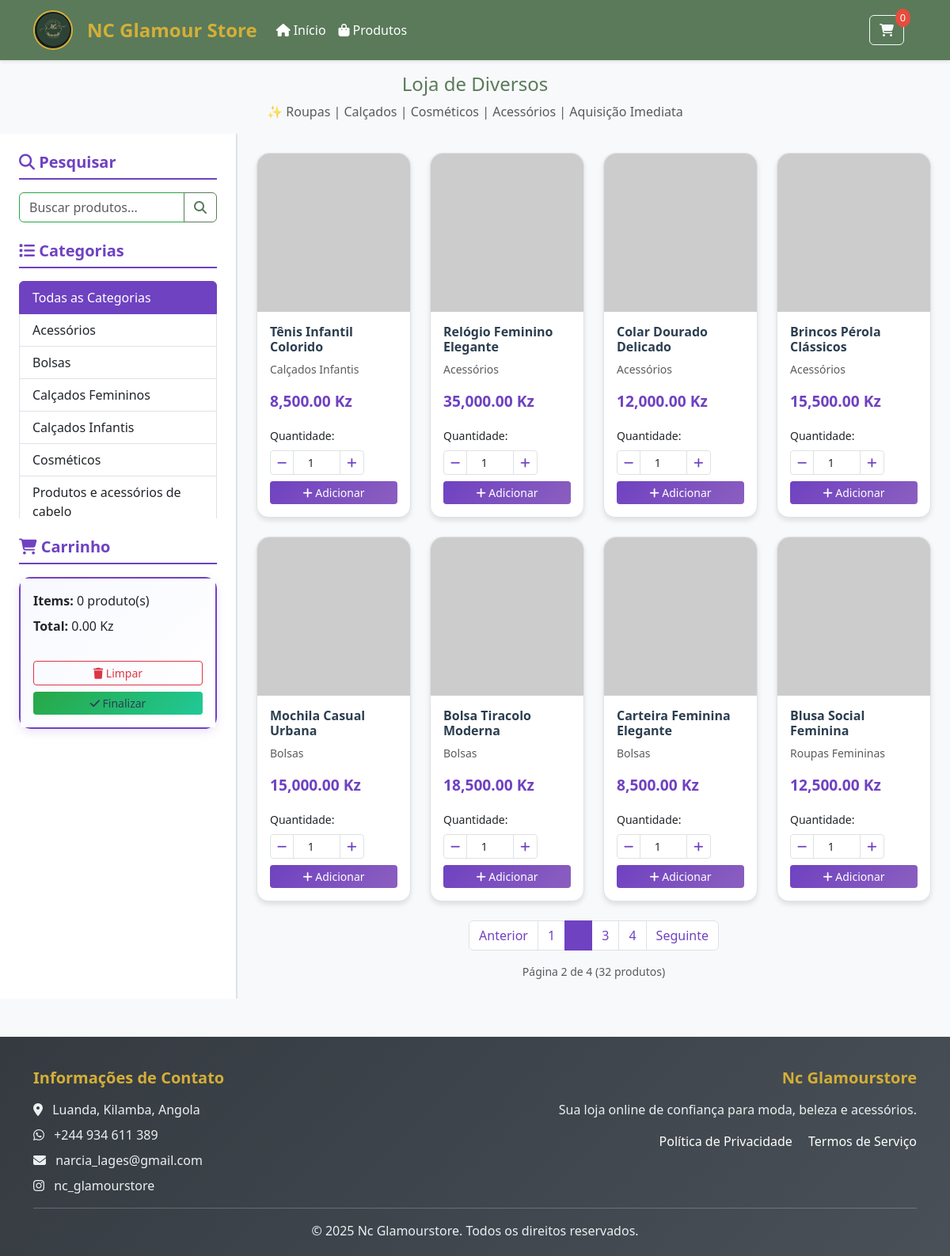
Page /?page=2&search=&category= on the committed database.
### models.py (models this page shows)
class Product(db.Model):
    __tablename__ = 'products'
    id = db.Column(db.Integer, primary_key=True)
    name = db.Column(db.String(200), nullable=False)
    price = db.Column(db.Numeric(10, 2), nullable=False)
    category = db.Column(db.String(100), nullable=False)
    image_url = db.Column(db.String(500))
    description = db.Column(Text)
    stock_quantity = db.Column(db.Integer, default=0)
    is_active = db.Column(db.Boolean, default=True)
    created_at = db.Column(db.DateTime, default=datetime.utcnow)
    updated_at = db.Column(db.DateTime, default=datetime.utcnow, onupdate=datetime.utcnow)

### routes.py (the view, shortened to what this page needs)
@app.route('/')
def index():
    search_query = request.args.get('search', '').lower()
    category_filter = request.args.get('category', '')
    page = request.args.get('page', 1, type=int)
    per_page = 8  # 8 products per page
    db_products = get_products()
    filtered_products = []
    for p in db_products:
        if p['is_active']:  # Only show active products
            product = {
                'id': p['id'],
                'name': p['name'],
                'price': p['price'],
                'category': p['category'],
                'image': p['image_url'] if p['image_url'] else 'https://via.placeholder.com/300x250?text=Sem+Imagem',
                'stock_quantity': p['stock_quantity']
            }
            filtered_products.append(product)
    if search_query:
        filtered_products = [p for p in filtered_products if search_query in p['name'].lower()]
    if category_filter:
        filtered_products = [p for p in filtered_products if p['category'] == category_filter]
    total_products = len(filtered_products)
    total_pages = (total_products + per_page - 1) // per_page
    start_index = (page - 1) * per_page
    end_index = start_index + per_page
    paginated_products = filtered_products[start_index:end_index]
    cart_total = 0
    cart_count = 0
    cart_items = []
    return render_template('index.html',
                         products=paginated_products,
                         categories=CATEGORIES,
                         cart_total=cart_total,
                         cart_count=cart_count,
                         cart_items=cart_items,
                         current_search=request.args.get('search', ''),
                         current_category=category_filter,
                         current_page=page,
                         total_pages=total_pages,
                         total_products=total_products)

### app.py (called while the page is built)
@app.before_request
def init_cart():
    if 'cart' not in session:
        session['cart'] = {}

### database.py (called while the page is built)
def get_products():
    try:
        products = Product.query.order_by(Product.created_at.desc()).all()
        return [
            {
                'id': p.id,
                'name': p.name,
                'price': float(p.price),
                'category': p.category,
                'image_url': p.image_url,
                'description': p.description,
                'stock_quantity': p.stock_quantity,
                'is_active': p.is_active,
                'created_at': p.created_at,
                'updated_at': p.updated_at
            }
            for p in products
        ]
    except Exception as e:
        print(f"Error getting products: {e}")
        return []

### templates/index.html (shortened to what this page needs)
{% extends "base.html" %}
{% block content %}
<div class="col-lg-3 col-md-4 sidebar bg-light p-4">
    <div class="mb-4">
        <h5 class="fw-bold mb-3"><i class="fas fa-search"></i> Pesquisar</h5>
        <form method="GET" action="{{ url_for('index') }}">
            <div class="input-group">
                <input type="text" name="search" class="form-control" placeholder="Buscar produtos..." value="{{ current_search }}">
                <button class="btn btn-outline-primary" type="submit">
                    <i class="fas fa-search"></i>
                </button>
            </div>
        </form>
    </div>
    <div class="mb-4">
        <h5 class="fw-bold mb-3"><i class="fas fa-list"></i> Categorias</h5>
        <div class="categories-scroll" style="max-height: 300px; overflow-y: auto;">
            <div class="list-group">
                <a href="{{ url_for('index') }}" class="list-group-item list-group-item-action {% if not current_category %}active{% endif %}">
                    Todas as Categorias
                </a>
                {% for category in categories %}
                    <a href="{{ url_for('index', category=category) }}"
                       class="list-group-item list-group-item-action {% if current_category == category %}active{% endif %}">
                        {{ category }}
                    </a>
                {% endfor %}
            </div>
        </div>
    </div>
    <div class="cart-widget">
        <h5 class="fw-bold mb-3"><i class="fas fa-shopping-cart"></i> Carrinho</h5>
        <div class="card">
            <div class="card-body">
                <div class="cart-summary mb-3">
                    <p class="mb-2"><strong>Items:</strong> <span id="cart-count">{{ cart_count }}</span> produto(s)</p>
                    <p class="mb-3"><strong>Total:</strong> <span id="cart-total">{{ "{:,.2f}".format(cart_total) }}</span> Kz</p>
                </div>
                <div class="d-grid gap-2">
                    <button type="button" class="btn btn-outline-danger btn-sm w-100" onclick="clearCart()">
                        <i class="fas fa-trash"></i> Limpar
                    </button>
                    <a href="{{ url_for('finalizar') }}" class="btn btn-success btn-sm">
                        <i class="fas fa-check"></i> Finalizar
                    </a>
                </div>
            </div>
        </div>
    </div>
</div>
<div class="col-lg-9 col-md-8 p-4">
    {% if products %}
        <div class="row g-4">
            {% for product in products %}
                <div class="col-xl-3 col-lg-4 col-md-6 col-sm-6">
                    <div class="card h-100 product-card">
                        <img src="{{ product.image }}" class="card-img-top product-image" alt="{{ product.name }}">
                        <div class="card-body d-flex flex-column">
                            <h6 class="card-title">{{ product.name }}</h6>
                            <p class="card-text text-muted small">{{ product.category }}</p>
                            <p class="card-text price fw-bold text-primary mb-3">{{ "{:,.2f}".format(product.price) }} Kz</p>
                            <form method="POST" action="{{ url_for('add_to_cart') }}" class="mt-auto">
                                <div class="mb-2">
                                    <label class="form-label small">Quantidade:</label>
                                    <div class="input-group input-group-sm">
                                        <button type="button" class="btn btn-outline-secondary btn-sm quantity-btn" data-action="decrease">
                                            <i class="fas fa-minus"></i>
                                        </button>
                                        <input type="number" name="quantity" class="form-control text-center quantity-input"
                                               value="1" min="1" max="{{ product.stock_quantity if product.stock_quantity else 10 }}" readonly>
                                        <button type="button" class="btn btn-outline-secondary btn-sm quantity-btn" data-action="increase">
                                            <i class="fas fa-plus"></i>
                                        </button>
                                    </div>
                                </div>
                                <button type="submit" class="btn btn-primary btn-sm w-100">
                                    <i class="fas fa-plus"></i> Adicionar
                                </button>
                            </form>
                        </div>
                    </div>
                </div>
            {% endfor %}
        </div>
        {% if total_pages > 1 %}
            <nav aria-label="Navegação da página" class="mt-4">
                <ul class="pagination justify-content-center">
                    {% if current_page > 1 %}
                        <li class="page-item">
                            <a class="page-link" href="{{ url_for('index', page=current_page-1, search=current_search, category=current_category) }}">
                                Anterior
                            </a>
                        </li>
                    {% endif %}
                    {% for page_num in range(1, total_pages + 1) %}
                        {% if page_num == current_page %}
                            <li class="page-item active">
                                <span class="page-link">{{ page_num }}</span>
                            </li>
                        {% elif page_num == 1 or page_num == total_pages or (page_num >= current_page - 2 and page_num <= current_page + 2) %}
                            <li class="page-item">
                                <a class="page-link" href="{{ url_for('index', page=page_num, search=current_search, category=current_category) }}">
                                    {{ page_num }}
                                </a>
                            </li>
                        {% elif page_num == current_page - 3 or page_num == current_page + 3 %}
                            <li class="page-item disabled">
                                <span class="page-link">...</span>
                            </li>
                        {% endif %}
                    {% endfor %}
                    {% if current_page < total_pages %}
                        <li class="page-item">
                            <a class="page-link" href="{{ url_for('index', page=current_page+1, search=current_search, category=current_category) }}">
                                Seguinte
                            </a>
                        </li>
                    {% endif %}
                </ul>
                <div class="text-center text-muted small mt-2">
                    Página {{ current_page }} de {{ total_pages }} ({{ total_products }} produtos)
                </div>
            </nav>
        {% endif %}
    {% endif %}
</div>
{% endblock %}

### static/css/ecommerce-theme.css (style rules this page uses)
:root { --primary-green: #5a7a5a; --primary-green-light: #7a9a7a; --primary-green-dark: #4a6a4a; --accent-gold: #d4af37; --accent-gold-light: #f4cf57; --accent-gold-dark: #b8941f; --neutral-dark: #2c3e50; --neutral-medium: #34495e; --neutral-light: #ecf0f1; --neutral-white: #ffffff; --success-color: #27ae60; --error-color: #e74c3c; --warning-color: #f39c12; --info-color: #3498db; --text-primary: #2c3e50; --text-secondary: #7f8c8d; --text-light: #bdc3c7; }
body { font-family: 'Segoe UI', Tahoma, Geneva, Verdana, sans-serif; color: var(--text-primary); background-color: #f8f9fa; }
.btn-primary { background-color: var(--primary-green); border-color: var(--primary-green); transition: all 0.3s ease; }
.btn-success { background-color: var(--accent-gold); border-color: var(--accent-gold); color: var(--neutral-dark); }
.btn-outline-primary { color: var(--primary-green); border-color: var(--primary-green); }
.card { border: none; border-radius: 15px; box-shadow: 0 4px 6px rgba(0,0,0,0.1); transition: all 0.3s ease; }
.card-img-top { border-radius: 15px 15px 0 0; height: 250px; object-fit: cover; }
.card-title { color: var(--neutral-dark); font-weight: 600; }
.card-text { color: var(--text-secondary); }
.price { color: var(--accent-gold-dark); font-weight: bold; font-size: 1.2rem; }

### static/css/style.css (style rules this page uses)
:root { --primary-color: #6f42c1; --secondary-color: #f8f9fa; --accent-color: #28a745; --text-color: #333; --border-color: #dee2e6; }
body { font-family: 'Segoe UI', Tahoma, Geneva, Verdana, sans-serif; background-color: #f8f9fa; color: var(--text-color); }
.sidebar { min-height: calc(100vh - 200px); border-right: 2px solid var(--border-color); background-color: white !important; }
.sidebar h5 { color: var(--primary-color); border-bottom: 2px solid var(--primary-color); padding-bottom: 0.5rem; }
.product-card { transition: transform 0.3s ease, box-shadow 0.3s ease; border: 1px solid var(--border-color); height: 100%; }
.product-image { height: 200px; object-fit: cover; transition: transform 0.3s ease; }
.price { font-size: 1.2rem; color: var(--primary-color) !important; }
.cart-widget .card { border: 2px solid var(--primary-color); box-shadow: 0 4px 12px rgba(111, 66, 193, 0.15); }
.cart-widget .card-body { background: linear-gradient(135deg, #f8f9ff 0%, #ffffff 100%); }
.btn-primary { background: linear-gradient(135deg, var(--primary-color) 0%, #8b5fbf 100%); border: none; transition: all 0.3s ease; }
.btn-success { background: linear-gradient(135deg, var(--accent-color) 0%, #20c997 100%); border: none; }
.list-group-item.active { background-color: var(--primary-color); border-color: var(--primary-color); }
.cart-widget { transition: all 0.3s ease; }
.pagination .page-link { color: var(--primary-color); border-color: var(--border-color); }
.pagination .page-item.active .page-link { background-color: var(--primary-color); border-color: var(--primary-color); }
.quantity-input { max-width: 60px; background-color: white !important; }
.quantity-btn { border-color: var(--border-color) !important; color: var(--primary-color) !important; }
.card { transition: all 0.3s ease; }
.form-control:valid { border-color: #28a745; }

### rows in the picture
Product: name "Tênis Infantil Colorido", category "Calçados Infantis", price "8,500.00"
Product: name "Relógio Feminino Elegante", category "Acessórios", price "35,000.00"
Product: name "Colar Dourado Delicado", category "Acessórios", price "12,000.00"
Product: name "Brincos Pérola Clássicos", category "Acessórios", price "15,500.00"
Product: name "Mochila Casual Urbana", category "Bolsas", price "15,000.00"
Product: name "Bolsa Tiracolo Moderna", category "Bolsas", price "18,500.00"
Product: name "Carteira Feminina Elegante", category "Bolsas", price "8,500.00"
Product: name "Blusa Social Feminina", category "Roupas Femininas", price "12,500.00"

### other values in the picture
{{ cart_count or 0 }} "0"
{{ category }} "Acessórios" "Bolsas" "Calçados Femininos" "Calçados Infantis" "Cosméticos" "Produtos e acessórios de cabelo"
{{ cart_count }} "0"
{{ "{:,.2f}".format(cart_total) }} "0.00"
{{ page_num }} "1" "3" "4"
{{ current_page }} "2"
{{ total_pages }} "4"
{{ total_products }} "32"
